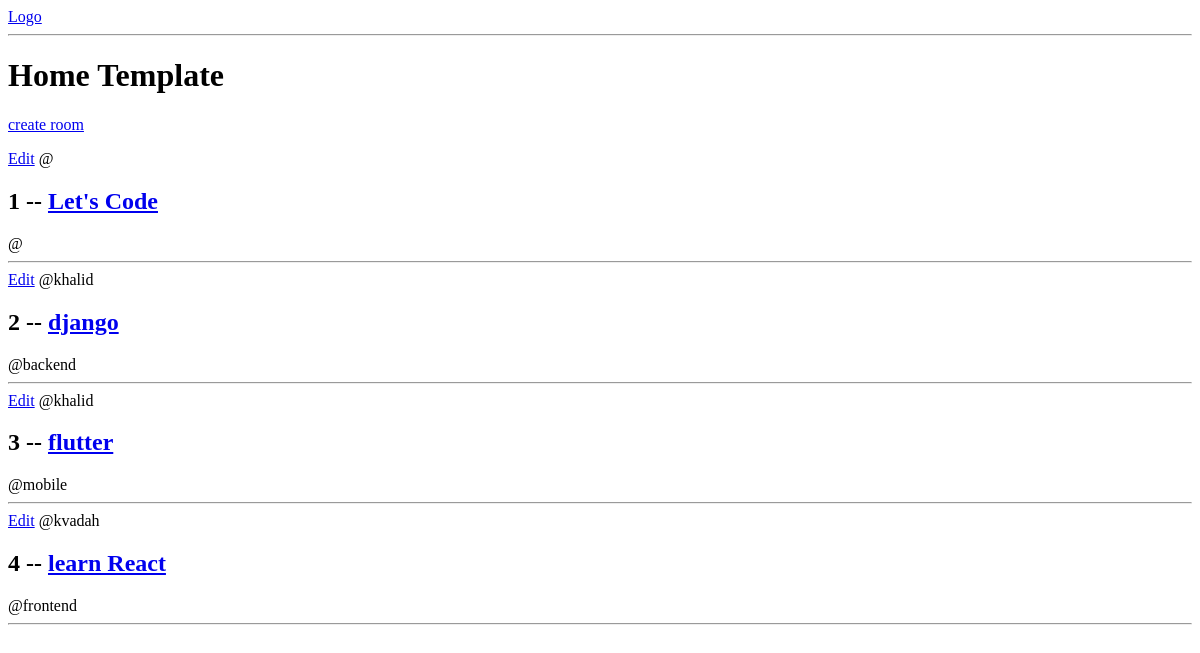
Before: / with the older database file.
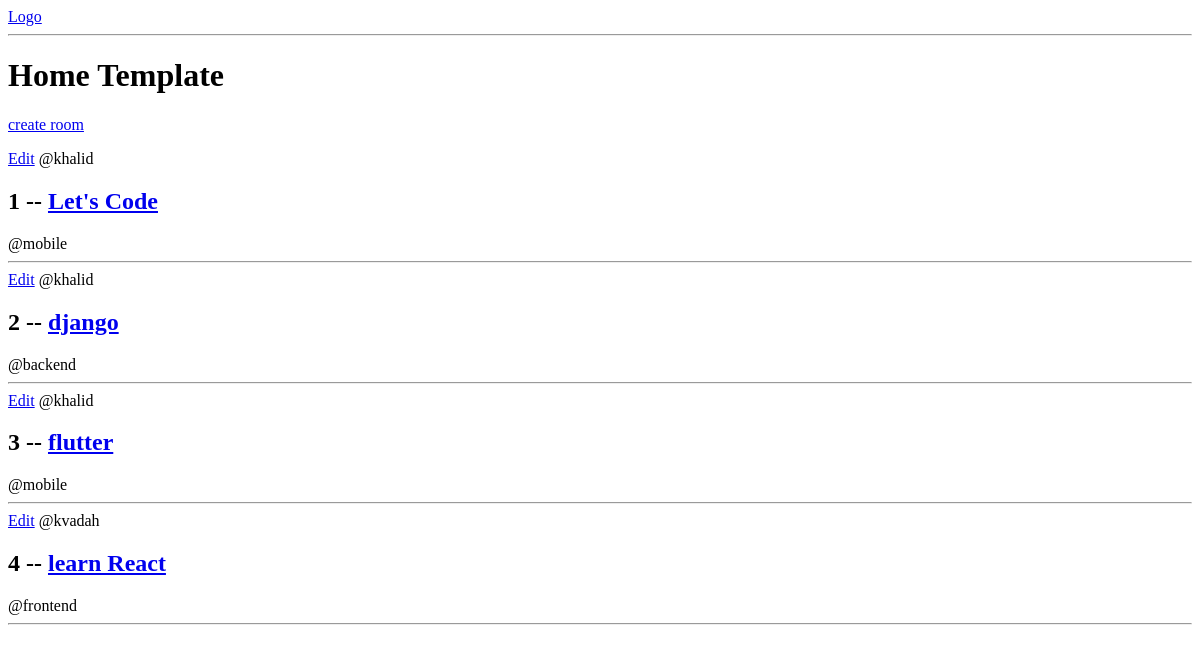
After: the same page with the newer database file.
### base/models.py (models this page shows, shortened)
class Room(models.Model):
    host =models.ForeignKey(User,on_delete=models.SET_NULL,null=True)
    topic =models.ForeignKey(Topic,on_delete=models.SET_NULL,null=True)
    name = models.CharField(max_length=200)
    description = models.TextField(null=True, blank=True)
    updated = models.DateTimeField(auto_now=True)
    created = models.DateTimeField(auto_now_add=True)

class Topic(models.Model):
    name=models.CharField(max_length=200)

### base/views.py (the view)
# urls.py: path("", views.home, name="home"),
def home(request):
    rooms = Room.objects.all()
    return render(request, 'home.html', {'rooms': rooms})

### templates/home.html
{% extends 'main.html' %}
{% block content %}
<H1>Home Template </H1>
<div>
<a href="{% url 'create-room' %}"><p>create room</p></a>
    {% for room in  rooms %}
   <div>
    <a href="{% url 'update-room' room.id %}"><span>Edit</span></a>
    <span>@{{room.host.username}}</span>
    <h2>{{room.id}} -- <a href="{%url 'room' room.id %}">{{room.name}}</a></h2>
    <span>@{{room.topic.name}}</span>
    <hr>
   </div>
    {% endfor %}
</div>
{% endblock content %}

### templates/main.html (shortened to what this page needs)
<!DOCTYPE html>
<html lang="en">
<head>
</head>
<body>
    {% include 'navbar.html' %}
    {% block content %}
    {% endblock %}
</body>
</html>

### templates/navbar.html
<a href="/"><hl>Logo</hl></a>
<hr>

Changed rows visible on the page:
changed Room "Let's Code": host.username (not shown) → "khalid"; topic.name (not shown) → "mobile"
